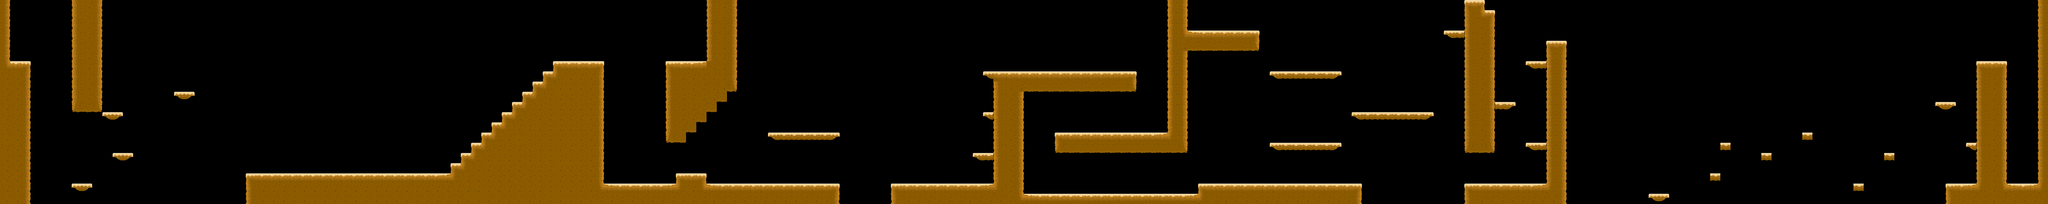

This game map was drawn from its Tiled (.tmx) file and the tilesets committed beside it. A one-line description and the trimmed map source follow:
An orthogonal 200x20 tile map with 32x32 px tiles, 2 tile layers (Calque de Tile 1, Calque 2).

<map version="1.0" orientation="orthogonal" renderorder="right-down" width="200" height="20" tilewidth="32" tileheight="32" nextobjectid="1">
 <tileset firstgid="1" name="desert32" tilewidth="32" tileheight="32" tilecount="16" columns="16">
  <image source="tilemaps/tiles/desert32.png" width="512" height="32" />
 </tileset>
 <layer name="Calque de Tile 1" width="200" height="20">
  <data>[4000 cells, 826 non-empty, 16 distinct tile ids]</data>
 </layer>
 <layer name="Calque 2" width="200" height="20">
  <data>[4000 cells, 0 non-empty, 0 distinct tile ids]</data>
 </layer>
</map>